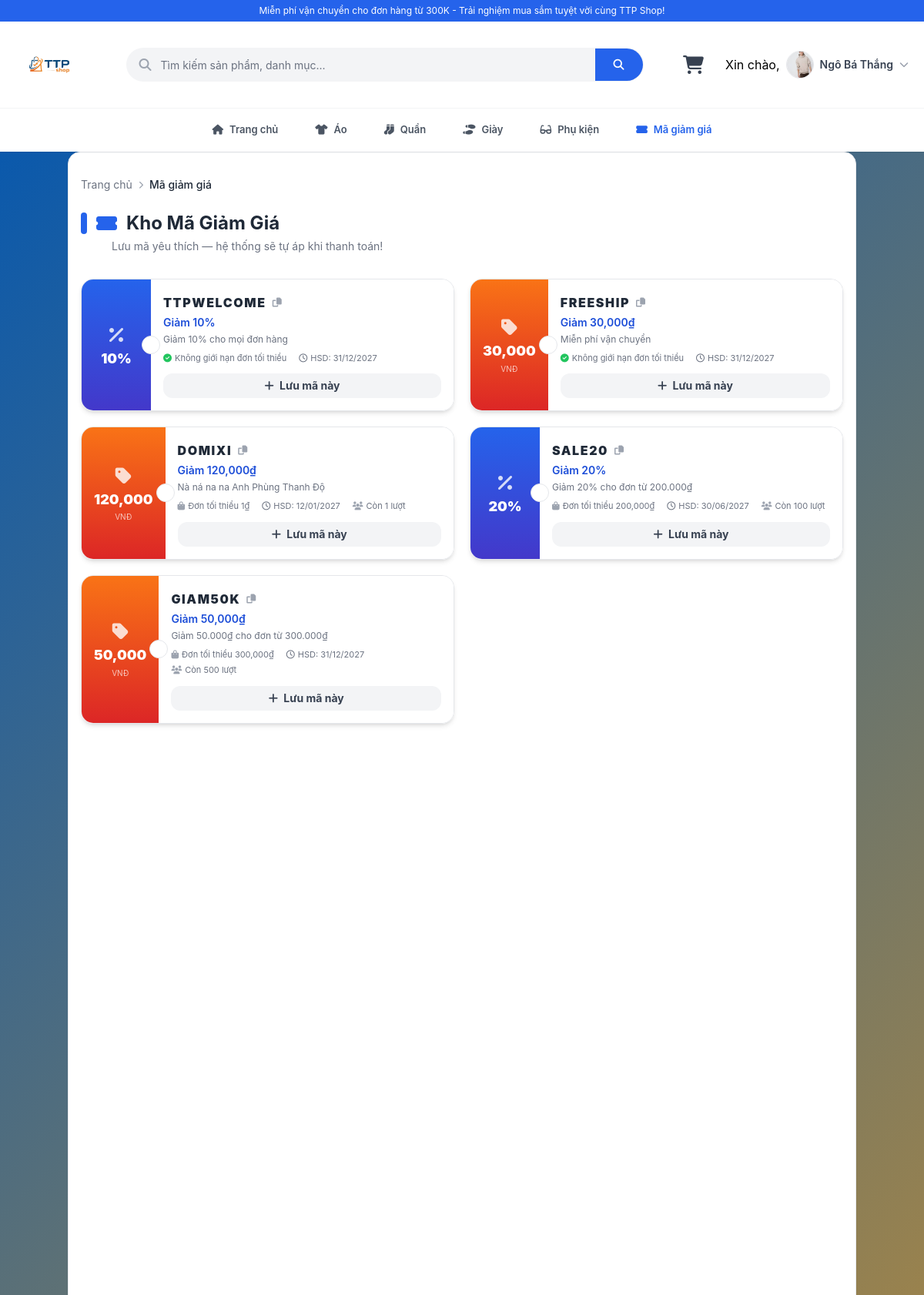
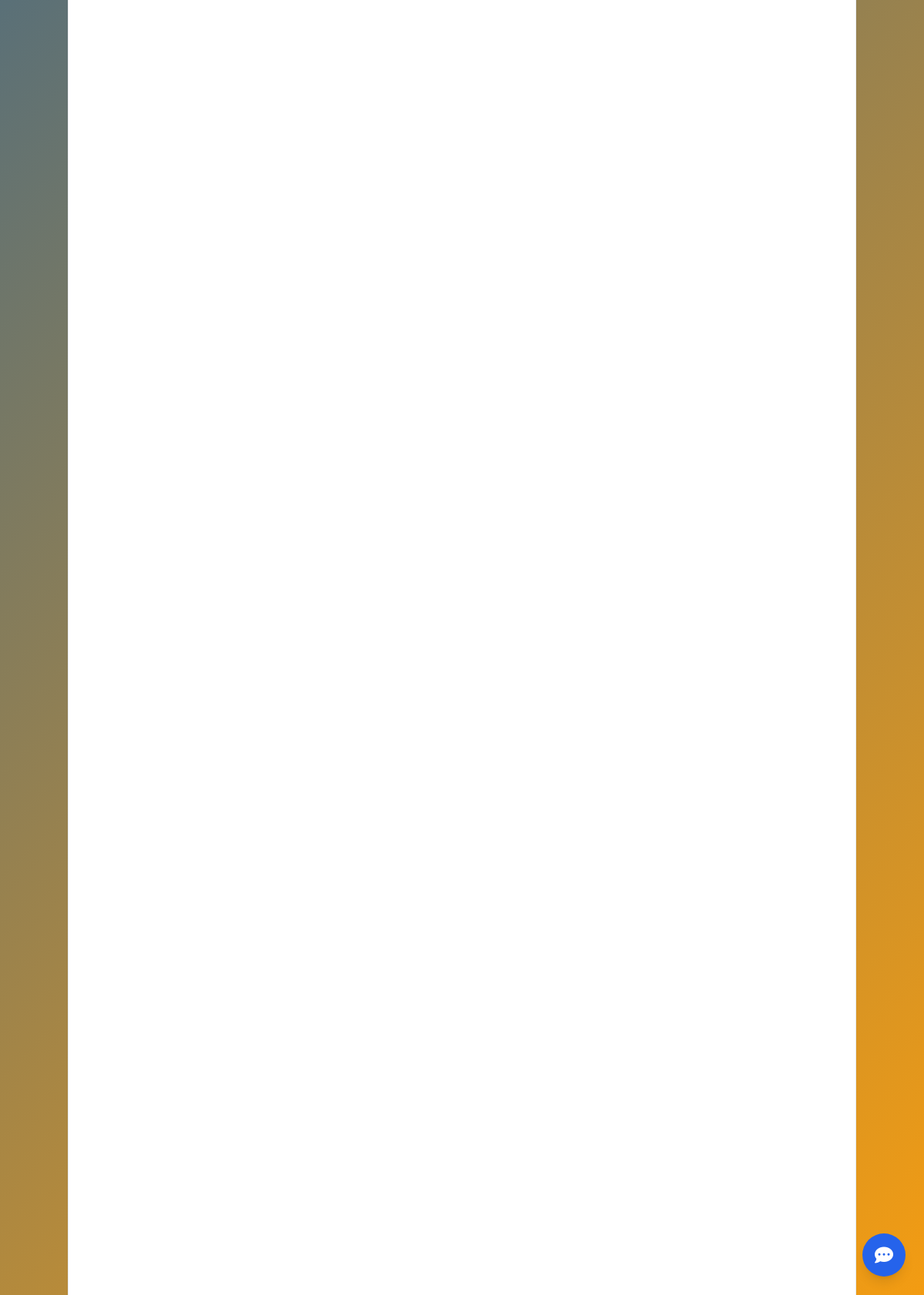
The page /coupons.php (signed in) on the database its author committed (2 pictures, top to bottom).
### tables this page shows
CREATE TABLE IF NOT EXISTS `coupon` (
  `id` int NOT NULL AUTO_INCREMENT,
  `MaCoupon` varchar(50) NOT NULL,
  `LoaiGiam` enum('percent','fixed') NOT NULL DEFAULT 'percent' COMMENT 'percent = % giảm, fixed = giảm tiền mặt',
  `GiaTri` decimal(10,0) NOT NULL COMMENT 'Giá trị giảm (% hoặc VNĐ)',
  `GiaTriToiThieu` decimal(10,0) NOT NULL DEFAULT '0' COMMENT 'Đơn tối thiểu để áp dụng',
  `NgayBatDau` datetime DEFAULT CURRENT_TIMESTAMP,
  `NgayHetHan` datetime NOT NULL,
  `SoLanToiDa` int DEFAULT NULL COMMENT 'NULL = không giới hạn',
  `DaDung` int NOT NULL DEFAULT '0',
  `MoTa` varchar(255) DEFAULT NULL,
  `TrangThai` tinyint(1) DEFAULT '1' COMMENT '1: Kích hoạt, 0: Khóa',
  PRIMARY KEY (`id`),
  UNIQUE KEY `MaCoupon` (`MaCoupon`),
  KEY `idx_coupon_code` (`MaCoupon`)
);

### database.php (called while the page is built, shortened)
<?php
    class Database {
        private $host = "localhost";
        private $username = "root";
        private $password = "";
        private $dbname = "web";
        public $conn;
        public function __construct() {
            $this->conn = new mysqli ($this->host, $this->username, $this->password, $this->dbname);
            $this->conn->set_charset("utf8");
        }
        public function select ($sql) {
            return $this->conn->query($sql);
        }
    }
?>

### coupons.php (the view, shortened to what this page needs)
<?php
require_once "database.php";
$db = new Database();
$now = date('Y-m-d H:i:s');
$res = $db->select(
    "SELECT * FROM coupon
     WHERE TrangThai = 1
       AND NgayBatDau <= '$now'
       AND NgayHetHan  > '$now'
       AND (SoLanToiDa IS NULL OR DaDung < SoLanToiDa)
     ORDER BY GiaTriToiThieu ASC"
);
$coupons = [];
if ($res) while ($r = $res->fetch_assoc()) $coupons[] = $r;
$saved = isset($_SESSION['saved_coupons']) ? $_SESSION['saved_coupons'] : [];
include 'header.php';
?>
<main class="container mx-auto px-4 max-w-5xl py-8 min-h-screen bg-white border border-gray-200 rounded-2xl shadow-sm">
    <div class="text-sm text-gray-500 mb-6 flex items-center gap-1">
        <a href="index.php" class="hover:text-blue-600">Trang chủ</a>
        <i class="fas fa-chevron-right text-[10px] text-gray-400 mx-1"></i>
        <span class="text-gray-800 font-medium">Mã giảm giá</span>
    </div>
    <div class="flex items-center justify-between mb-8">
        <div>
            <h1 class="text-2xl font-bold text-gray-800 flex items-center gap-3">
                <span class="w-2 h-7 bg-blue-600 rounded-full block"></span>
                <i class="fas fa-ticket-alt text-blue-600"></i> Kho Mã Giảm Giá
            </h1>
            <p class="text-sm text-gray-500 mt-1 ml-10">Lưu mã yêu thích — hệ thống sẽ tự áp khi thanh toán!</p>
        </div>
    </div>
    <?php if (empty($coupons)): ?>
    <div class="text-center py-24 text-gray-400">
        <i class="fas fa-ticket-alt text-6xl mb-4 block opacity-30"></i>
        <p class="text-lg font-medium">Hiện chưa có mã giảm giá nào.</p>
        <p class="text-sm mt-1">Hãy quay lại sau nhé!</p>
    </div>
    <?php else: ?>
    <div class="grid grid-cols-1 md:grid-cols-2 gap-5" id="coupon-list">
        <?php foreach ($coupons as $cp):
            $code      = $cp['MaCoupon'];
            $is_saved  = in_array($code, $saved);
            $discount_label = ($cp['LoaiGiam'] === 'percent')
                ? "Giảm {$cp['GiaTri']}%"
                : "Giảm " . number_format($cp['GiaTri']) . "₫";
            $days_left = ceil((strtotime($cp['NgayHetHan']) - time()) / 86400);
            $urgent    = ($days_left <= 3);
            $accent = ($cp['LoaiGiam'] === 'percent') ? ['from-blue-600','to-indigo-700','bg-blue-500'] : ['from-orange-500','to-red-600','bg-orange-400'];
        ?>
        <div id="card-<?php echo htmlspecialchars($code); ?>"
            class="coupon-card relative rounded-2xl overflow-hidden shadow-md border <?php echo $is_saved ? 'border-blue-400 ring-2 ring-blue-300' : 'border-gray-200'; ?> flex transition-all duration-300">
            <div
                class="bg-gradient-to-b <?php echo $accent[0]; ?> <?php echo $accent[1]; ?> text-white flex flex-col items-center justify-center px-4 py-5 min-w-[90px] gap-1 relative">
                <i class="fas <?php echo $cp['LoaiGiam']==='percent'?'fa-percent':'fa-tag'; ?> text-2xl opacity-80"></i>
                <span class="text-lg font-black leading-tight text-center">
                    <?php echo $cp['LoaiGiam']==='percent' ? $cp['GiaTri'].'%' : number_format($cp['GiaTri']); ?>
                </span>
                <?php if ($cp['LoaiGiam'] === 'fixed'): ?>
                <span class="text-[10px] opacity-70">VNĐ</span>
                <?php endif; ?>
                <div
                    class="absolute -right-3 top-1/2 -translate-y-1/2 w-6 h-6 bg-white rounded-full border border-gray-200 z-10">
                </div>
            </div>
            <div class="flex-1 p-4 bg-white relative">
                <div class="flex items-center gap-2 mb-1 mt-0.5 pr-16">
                    <span
                        class="font-black text-gray-800 text-base tracking-widest"><?php echo htmlspecialchars($code); ?></span>
                    <button onclick="copyCode('<?php echo htmlspecialchars($code); ?>')" title="Sao chép mã"
                        class="text-gray-400 hover:text-blue-600 transition text-xs">
                        <i class="fas fa-copy"></i>
                    </button>
                </div>
                <p class="text-sm font-semibold text-blue-700 mb-1"><?php echo htmlspecialchars($discount_label); ?></p>
                <?php if (!empty($cp['MoTa'])): ?>
                <p class="text-xs text-gray-500 mb-2 line-clamp-1"><?php echo htmlspecialchars($cp['MoTa']); ?></p>
                <?php endif; ?>
                <div class="flex flex-wrap gap-x-4 gap-y-1 text-[11px] text-gray-500 mb-3">
                    <?php if ($cp['GiaTriToiThieu'] > 0): ?>
                    <span><i class="fas fa-shopping-bag text-gray-400 mr-1"></i>Đơn tối thiểu
                        <?php echo number_format($cp['GiaTriToiThieu']); ?>₫</span>
                    <?php else: ?>
                    <span><i class="fas fa-check-circle text-green-500 mr-1"></i>Không giới hạn đơn tối thiểu</span>
                    <?php endif; ?>
                    <span class="<?php echo $urgent?'text-red-500 font-medium':''; ?>">
                        <i class="far fa-clock mr-1"></i>HSD: <?php echo date('d/m/Y', strtotime($cp['NgayHetHan'])); ?>
                    </span>
                    <?php if ($cp['SoLanToiDa']): ?>
                    <span><i class="fas fa-users mr-1 text-gray-400"></i>Còn
                        <?php echo $cp['SoLanToiDa'] - $cp['DaDung']; ?> lượt</span>
                    <?php endif; ?>
                </div>
                <?php if (isset($_SESSION['user_id'])): ?>
                <button onclick="toggleSave('<?php echo htmlspecialchars($code); ?>', this)"
                    data-saved="<?php echo $is_saved ? '1' : '0'; ?>"
                    class="save-btn text-sm font-bold px-4 py-1.5 rounded-xl transition w-full <?php echo $is_saved ? 'bg-blue-600 text-white hover:bg-red-500' : 'bg-gray-100 text-gray-700 hover:bg-blue-600 hover:text-white'; ?>">
                    <i class="fas <?php echo $is_saved?'fa-bookmark':'fa-plus'; ?> mr-1"></i>
                    <span><?php echo $is_saved ? 'Bỏ lưu' : 'Lưu mã này'; ?></span>
                </button>
                <?php endif; ?>
            </div>
        </div>
        <?php endforeach; ?>
    </div>
    <?php endif; ?>
</main>

### rows shown on the page
coupon: GiaTri "10", MaCoupon "TTPWELCOME", discount_label "Giảm 10%", MoTa "Giảm 10% cho mọi đơn hàng", GiaTriToiThieu 0 (drawn), NgayHetHan "31/12/2027", shows "Lưu mã này"
coupon: GiaTri "30,000", shows "VNĐ", MaCoupon "FREESHIP", discount_label "Giảm 30,000₫", MoTa "Miễn phí vận chuyển", GiaTriToiThieu 0 (drawn), NgayHetHan "31/12/2027", shows "Lưu mã này"
coupon: GiaTri "120,000", shows "VNĐ", MaCoupon "DOMIXI", discount_label "Giảm 120,000₫", MoTa "Nà ná na na Anh Phùng Thanh Độ", GiaTriToiThieu "1", NgayHetHan "12/01/2027", $cp['SoLanToiDa']-$cp['DaDung'] "1", shows "Lưu mã này"
coupon: GiaTri "20", MaCoupon "SALE20", discount_label "Giảm 20%", MoTa "Giảm 20% cho đơn từ 200.000₫", GiaTriToiThieu "200,000", NgayHetHan "30/06/2027", $cp['SoLanToiDa']-$cp['DaDung'] "100", shows "Lưu mã này"
coupon: GiaTri "50,000", shows "VNĐ", MaCoupon "GIAM50K", discount_label "Giảm 50,000₫", MoTa "Giảm 50.000₫ cho đơn từ 300.000₫", GiaTriToiThieu "300,000", NgayHetHan "31/12/2027", $cp['SoLanToiDa']-$cp['DaDung'] "500", shows "Lưu mã này"

### other values the page prints
$ten_user "Ngô Bá Thắng"
